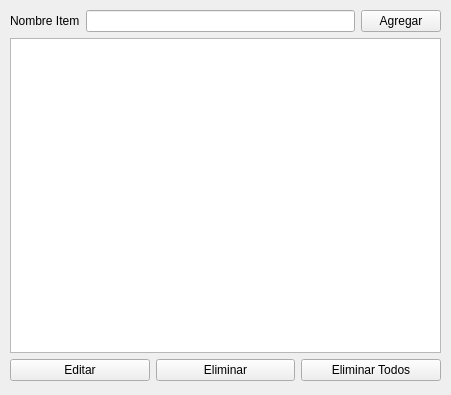
<?xml version="1.0" encoding="UTF-8"?>
<ui version="4.0">
 <class>MainWindow</class>
 <widget class="QMainWindow" name="MainWindow">
  <property name="geometry">
   <rect>
    <x>0</x>
    <y>0</y>
    <width>451</width>
    <height>395</height>
   </rect>
  </property>
  <property name="windowTitle">
   <string>MainWindow</string>
  </property>
  <widget class="QWidget" name="centralwidget">
   <widget class="QWidget" name="verticalLayoutWidget">
    <property name="geometry">
     <rect>
      <x>10</x>
      <y>10</y>
      <width>431</width>
      <height>371</height>
     </rect>
    </property>
    <layout class="QVBoxLayout" name="verticalLayout">
     <item>
      <layout class="QHBoxLayout" name="horizontalLayout">
       <item>
        <widget class="QLabel" name="lb_nombreitem">
         <property name="text">
          <string>Nombre Item</string>
         </property>
        </widget>
       </item>
       <item>
        <widget class="QLineEdit" name="nombre"/>
       </item>
       <item>
        <widget class="QPushButton" name="agregar">
         <property name="text">
          <string>Agregar</string>
         </property>
        </widget>
       </item>
      </layout>
     </item>
     <item>
      <widget class="QListWidget" name="lista"/>
     </item>
     <item>
      <layout class="QHBoxLayout" name="horizontalLayout_2">
       <item>
        <widget class="QPushButton" name="editar">
         <property name="text">
          <string>Editar</string>
         </property>
        </widget>
       </item>
       <item>
        <widget class="QPushButton" name="eliminar">
         <property name="text">
          <string>Eliminar</string>
         </property>
        </widget>
       </item>
       <item>
        <widget class="QPushButton" name="eliminartodo">
         <property name="text">
          <string>Eliminar Todos</string>
         </property>
        </widget>
       </item>
      </layout>
     </item>
    </layout>
   </widget>
  </widget>
 </widget>
 <resources/>
 <connections/>
</ui>
